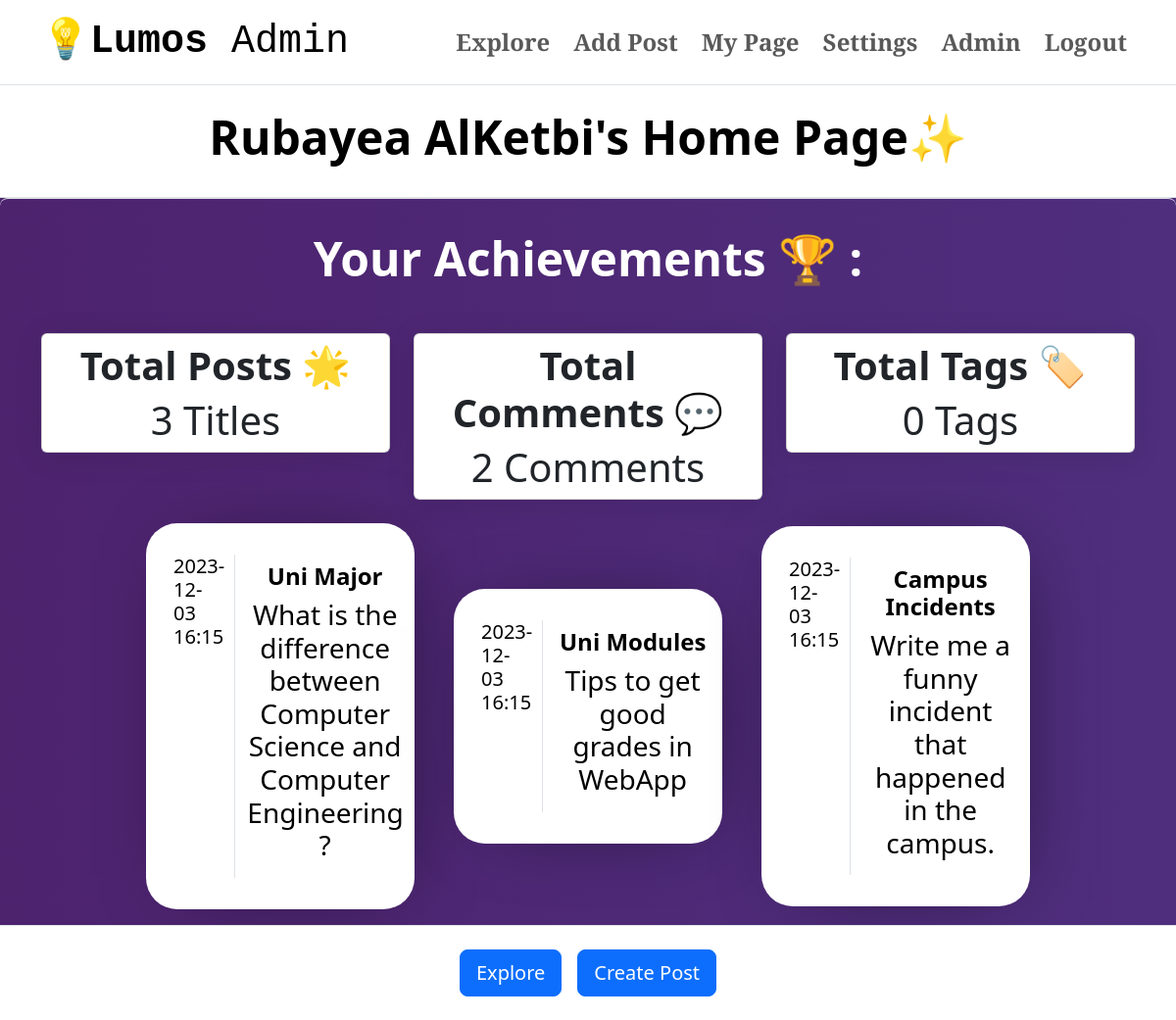
Screenshot of /my_page (signed in) with the database file from the repository.
### app/models.py (models this page shows, shortened)
class User(db.Model, UserMixin):
    id = db.Column(db.Integer, primary_key=True)
    name = db.Column(db.String(100), nullable=False)
    email = db.Column(db.String(100), unique=True, nullable=False)
    passwordHashed = db.Column(db.String(100), nullable=False)
    username = db.Column(db.String(20), unique=True, nullable=False)
    biography = db.Column(db.Text, nullable=True)
    avatar = db.Column(db.String(), nullable=True)
    posts = db.relationship('Post', backref='user', lazy=True)
    @property
    def password(self):
        raise AttributeError('password: write-only field , not readable')

class Post(db.Model):
    id = db.Column(db.Integer, primary_key=True)
    title = db.Column(db.String(100), nullable=False)
    caption = db.Column(db.Text, nullable=False)
    publish_date = db.Column(db.DateTime, default=datetime.utcnow())
    author_id = db.Column(db.Integer, db.ForeignKey('user.id'), nullable=False)
    tags = db.relationship('Tag', secondary='post_tag', backref=db.backref('posts', lazy='dynamic'))

### app/views.py (the view)
@app.route('/my_page', methods=['GET', 'POST'])
@login_required
def my_page():
    user = User.query.filter_by(username=current_user.username).first()
    posts = Post.query.filter_by(author_id=current_user.id).all()
    latest_posts = []  # Initialize the variable before the loop
    for _ in posts:
        latest_posts = Post.query.filter_by(author_id=current_user.id).order_by(Post.publish_date.desc()).limit(5).all()
    top_three_posts = Post.query \
    .outerjoin(Comment, Post.id == Comment.post_id) \
    .with_entities(Post, func.count(Comment.id).label('comment_count')) \
    .group_by(Post.id) \
    .order_by(func.count(Comment.id).desc()) \
    .limit(3) \
    .all()
    posts = Post.query.filter_by(author_id=current_user.id).all()
    comments = Comment.query.filter_by(author_id=current_user.id).all()
    post_count = len(posts)
    comment_count = len(comments)
    tags = Tag.query.all()
    tag_count = 0
    for tag in tags:
        for post in posts:
            if tag in post.tags:
                tag_count += 1
    return render_template("my_page.html",user=user, posts = posts, latest_posts = latest_posts, remaining_posts = top_three_posts,tag_count=tag_count,post_count=post_count,comment_count=comment_count)

### app/views.py (called while the page is built)
@login_manager.user_loader
def load_user(id):
    return User.query.get(int(id))

### app/templates/my_page.html (shortened to what this page needs)
{%extends "home.html"%}
{%block content%}
<div class=" movingGradeient h-full">
    <div class="container-fluid border-top border-bottom py-4 banner">
        <section class="container-sm my-auto text-center">
            <h1 class="display-5 fw-bold">{{ user.name }}'s Home Page✨</h1>
        </section>
    </div>
    <div class="container-fluid rounded-3 d-grid border-top ", style="width:100%; padding:1rem;">
        {%if latest_posts%}
        <h1 class="display-5 p-3 m-6 text-center fw-bold text-white mr-5 ">Your Achievements 🏆 :</h1>
        <div class="container my-4">
            <div class="row">
                <div class="col-md-4">
                    <div class="card text-center glassContainer rounded-2">
                        <div class="card-body py-2">
                            <h3 class="card-title fs-1 fw-bold ">Total Posts 🌟</h3>
                            <h1 class="card-text fs-1 fw-light ">{{ post_count }} Titles</h1>
                        </div>
                    </div>
                </div>
                <div class="col-md-4">
                    <div class="card text-center glassContainer rounded-2">
                        <div class="card-body py-2">
                            <h3 class="card-title fs-1 fw-bold ">Total Comments 💬</h3>
                            <h1 class="card-text fs-1 fw-light ">{{ comment_count }} Comments</h1>
                        </div>
                    </div>
                </div>
                <div class="col-md-4">
                    <div class="card text-center glassContainer rounded-2">
                        <div class="card-body py-2 ">
                            <h3 class="card-title fs-1 fw-bold">Total Tags 🏷️</h3>
                            <h1 class="card-text fs-1 fw-light">{{ tag_count }} Tags</h1>
                        </div>
                    </div>
                </div>
            </div>
        </div>
        <div class="row d-flex justify-content-center align-items-center gap-3 m">
            {% for post in latest_posts %}
            <div class="col-md-3 growContainer">
                <a href="{{ url_for('post', post_id=post.id) }}" style="text-decoration:none; color:black;">
                <div class="container normalContainer" id="{{ post.id }}">
                    <div class="row">
                        <div class="col-md-4 border-end">
                            <h5 class="fw-light px-3">{{ post.publish_date.strftime('%Y-%m-%d %H:%M') }}</h5>
                        </div>
                        <div class="col-md-8 py-2">
                            <h4 class="fw-bold text-center">{{ post.title }}</h4>
                            <h3 class="fw-light text-center">{{ post.caption }}</h3>
                        </div>
                    </div>
                </div>
            </a>
            </div>
            {% endfor %}
        </div>
        {%endif%}
    </div>
</div>
<footer class="navbar sticky-bottom banner border-top">
    <div class="container d-flex justify-content-center align-items-center p-3">
        <a href="{{ url_for('explore') }}" class="text-white btn btn-primary btn-lg mx-2">Explore</a>
        <a href="{{ url_for('add_post') }}" class="text-white btn btn-primary btn-lg mx-2">Create Post</a>
    </div>
</footer>
{%endblock%}

### app/templates/home.html (shortened to what this page needs)
<!DOCTYPE html>
<html lang="en">
<head>
    <link rel="stylesheet" href="{{ url_for('static', filename='CSS/style.css') }}">
    <link href="https://cdn.jsdelivr.net/npm/bootstrap@5.3.2/dist/css/bootstrap.min.css"
      rel="stylesheet"
>
      <link href="https://cdnjs.cloudflare.com/ajax/libs/font-awesome/6.1.1/css/all.min.css" rel="stylesheet">
      <link rel="stylesheet" type="text.css" href="//cdnjs.cloudflare.com/ajax/libs/cookieconsent2/3.1.0/cookieconsent.min.css" />
</head>
<body>
  <div class="container-fluid">
    <nav class="navbar navbar-expand-lg" data-bs-theme="light">
      <div class="container">
        <a class="navbar-brand navTitle fs-1 fw-bold" href="{{ url_for('home') }}">
            💡Lumos
            {% if current_user.id == 1 %}
                <span class="fw-light">Admin</span>
            {% endif %}
        </a>
          <div class="collapse navbar-collapse" id="navbarNavDropdown">
            <ul class="navbar-nav ms-auto d-flex gap-2 fs-4 fw-bold">
              <li class="nav-item">
                <a class="nav-link title" href="{{url_for("explore")}}">Explore</a>
              </li>
            {% if current_user.is_authenticated %}
              <li class="nav-item">
                <a class="nav-link title" href="{{url_for("add_post")}}">Add Post</a>
              </li>
              <li class="nav-item">
                <a class="nav-link title" href="{{url_for("my_page")}}">My Page</a>
              </li>
              <li class="nav-item">
                <a class="nav-link title" href="{{url_for("userDash")}}">Settings</a>
              </li>
              {%if current_user.id == 1%}
              <li class="nav-item fs-4 ">
                <a class="nav-link title "href="{{url_for("admin")}}">Admin</a>
              </li>
              {%endif%}
              <li class="nav-item fs-4 ">
                <a class="nav-link title "href="{{url_for("logout")}}">Logout</a>
              </li>
            {% endif %}
            </ul>
          </div>
        </div>
      </nav>
  </div>
  {% block content %}
  {% endblock%}
</body>
</html>

### app/static/CSS/style.css (style rules this page uses)
:root { --black: #020100ff; --lapis-lazuli: #235789ff; --school-bus-yellow: #f1d302ff; --fire-engine-red: #c1292eff; --baby-powder: #fdfffcff; }
.navTitle { font-family: 'Courier New', Courier, monospace; font-size: large; text-size-adjust: 100%; }
.glassContainer { background: rgba(255, 255, 255, 0.24); border-radius: 16px; box-shadow: 0 4px 30px rgba(0, 0, 0, 0.1); backdrop-filter: blur(5px); -webkit-backdrop-filter: blur(5px); border: 1px solid rgba(255, 255, 255, 0.42); }
.title { font-family: 'Josefin Slab', serif; }
.h-full { min-height: 100vh; }
.normalContainer { display: inline-flexbox; justify-content: center; align-items: center; margin: auto; padding: 2rem; border-radius: 2rem; background-color: white; max-width: 100%; max-height: 60%; -webkit-box-shadow: 9px 2px 83px -36px rgba(0,0,0,0.73); -moz-box-shadow: 9px 2px 83px -36px rgba(0,0,0,0.73); box-shadow: 9px 2px 83px -36px rgba(0,0,0,0.73); }
.growContainer { transition: transform .2s ease-in-out; }
.banner { background-color:white; color:black; }
.movingGradeient { width: 100%; height: 100%; background-image: linear-gradient( 90.6deg, rgba(77,34,109,1) -1%, rgba(90,142,253,1) 153.1% ); background-size: 600% 600%; animation: animateBackground 10s infinite linear; }

### rows the page displays
User: name "Rubayea AlKetbi"
Post: publish_date "2023-12-03 16:15", title "Uni Major", caption "What is the difference between Computer Science and Computer Engineering ?"
Post: publish_date "2023-12-03 16:15", title "Uni Modules", caption "Tips to get good grades in WebApp"
Post: publish_date "2023-12-03 16:15", title "Campus Incidents", caption "Write me a funny incident that happened in the campus."

### other values shown
{{ post_count }} "3"
{{ comment_count }} "2"
{{ tag_count }} "0"
